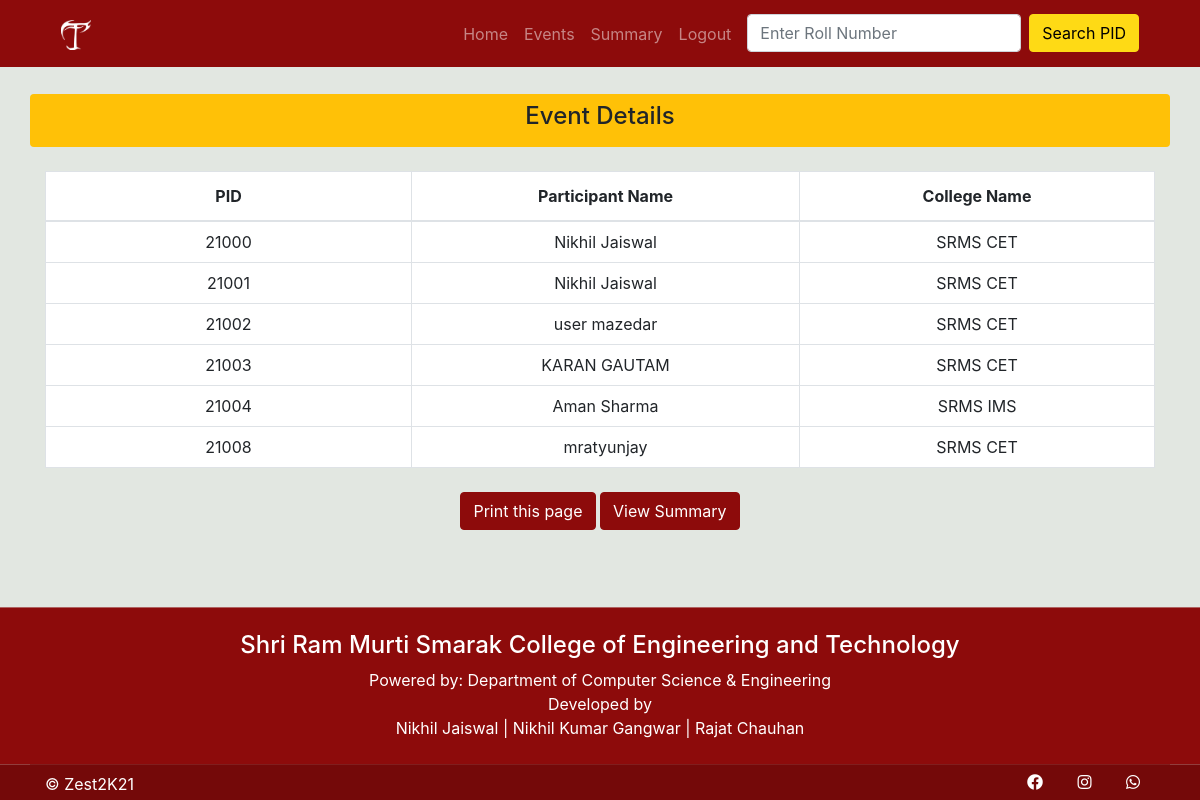
The app's page /zest/event_details/1/ (signed in) with its own data.
### zest/models.py (models this page shows, shortened)
class Pid(models.Model):
    id = models.BigAutoField(auto_created=True, primary_key=True, serialize=False, verbose_name='ID')
    name = models.CharField(max_length=50, help_text='Enter Name', validators=[validate_name])
    college_name = CharField(choices=COLLEGE_CHOICES, max_length=100, help_text='Select College')
    roll_no = models.BigIntegerField(unique=True)
    batch = models.CharField(choices=BATCH_CHOICES, max_length=25, help_text='Select Batch')
    course = models.CharField(choices=COURSE_CHOICES, max_length=25, help_text='Select Course')
    branch = models.CharField(choices=BRANCH_CHOICES, max_length=50, help_text='Select Branch')
    gender = models.CharField(choices=GENDER_CHOICES, max_length=10, help_text='Select Gender')
    phone = models.BigIntegerField(help_text='Enter Mobile No',validators =[validate_phone])
    date_joined = models.DateTimeField(default=timezone.now)
    generated_by = models.ForeignKey(User, on_delete=models.PROTECT,related_name='gereted_pid')

### zest/views.py (the view)
# urls.py: path('event_details/<int:id>/', views.event_details, name='event_details'),
@login_required(login_url='/zest/login/')
def event_details(request,id):
  individual_event_obj =Individual_Event.objects.get(id=id)
  pids = individual_event_obj.pid.all()
  return render(request,'zest/event_details.html', {'pids': pids})

### zest/templates/zest/event_details.html
{% extends 'zest/base.html' %}
{% block content %}
<div class="container">
  <div class="row rounded mt-4 bg-warning">
    <div class="col-md-12 p-2 text-center">
      <h4>Event Details</h4>
    </div>
  </div>
  <div class="row mt-4">
    <div class="col-md-12">
      <table class="table table-bordered table-hover bg-white">
        <thead>
          <tr class="text-center">
            <th scope="col" style="width:33%">PID</th>
            <th scope="col" style="width:35%">Participant Name</th>
            <th scope="col" style="width:37%">College Name</th>
          </tr>
        </thead>
        <tbody>
          {% for pid in pids %}
          <tr>
            <td class="align-middle text-center p-2">{{pid.id}}</td>
            <td class="text-center align-middle p-2">{{pid.name}}</td>
            <td class="align-middle text-center p-2">{{pid.college_name}}</td>
          </tr>
          {% endfor %}
        </tbody>
      </table>
    </div>
  </div>
  <div class="row d-print-none">
    <div class="col-md-12 mt-2  text-center">
      <form>
        <input class="btn btn-color serach-btn " type="button" value="Print this page" onClick="window.print()">
        <a href="{% url 'event_summary' %}" class="btn btn-color serach-btn ">View Summary</a>
      </form>
    </div>
  </div>
</div>
{% endblock content %}

### zest/static/zest/css/style.css (style rules this page uses)
:root { --theme: #8d0b0b; --bgcolor: #126364; --yellow: #FEDA15; }
body { background: #E2E7E1; min-height: 100vh; }
.btn-color { color: #fff; background-color: var(--theme); border-color: var(--theme); }

### zest/templates/zest/base.html (style rules this page uses)
body { padding-top: 70px; }

### records on screen
Pid: id "21000", name "Nikhil Jaiswal", college_name "SRMS CET"
Pid: id "21001", name "Nikhil Jaiswal", college_name "SRMS CET"
Pid: id "21002", name "user mazedar", college_name "SRMS CET"
Pid: id "21003", name "KARAN GAUTAM", college_name "SRMS CET"
Pid: id "21004", name "Aman Sharma", college_name "SRMS IMS"
Pid: id "21008", name "mratyunjay", college_name "SRMS CET"
